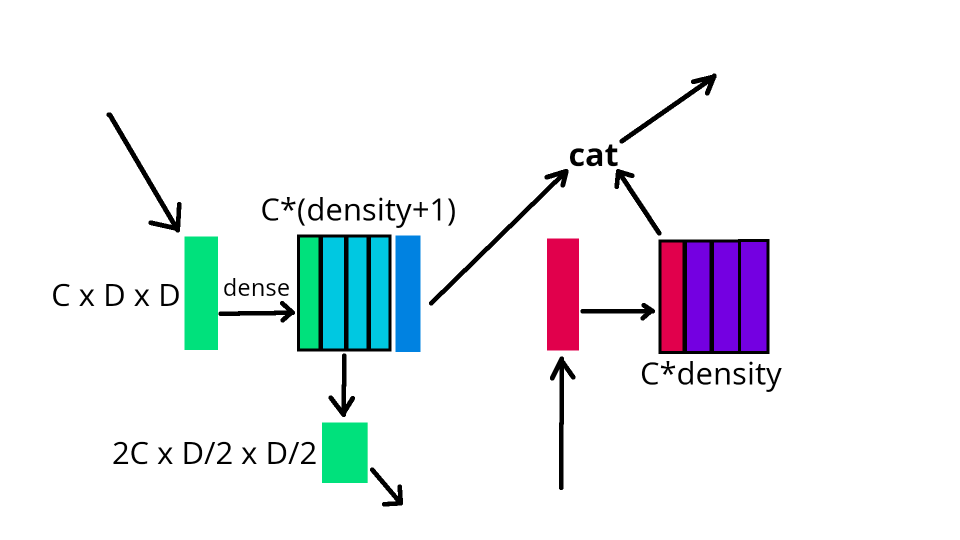
#> input picture dense_arhcitecture.png, 1920 x 1080 px (shown at 1/2 size)
$ python resize_fruits.py . out
#> lines starting #> are read from the running program, lines starting #| are printed output that depends on the picture
#!/bin/env python
from PIL import Image
import os
import sys

def resize_pic(file):
#> called with file = './dense_arhcitecture.png'
    with Image.open(file) as img:
#> img is the input picture: PIL image 1920x1080 RGBA; mean R, G, B, A 236.3, 238.9, 242.3, 255
        img = Image.open(file)
        blacken_white(img)
        img = pad_to_square(img)
        final_size = (64, 64)
        img = img.resize(final_size)
        return img

def blacken_white(img):
    for i in range(img.size[0]):
        for j in range(img.size[1]):
            data = img.getpixel((i,j))
            if (data[0] == 255 and data[1] == 255 and data[2] == 255):
                img.putpixel((i,j), (0,0,0))
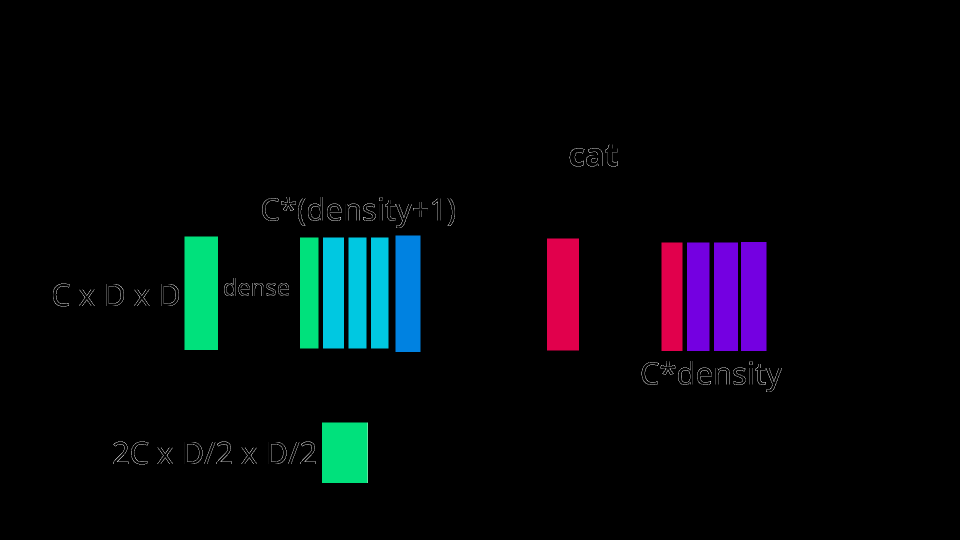
#> img: PIL image 1920x1080 RGBA (shown at 1/2 size); mean R, G, B, A 4.9, 7.5, 10.9, 255

def pad_to_square(img):
    size = img.size
#> size = (1920, 1080)
    if size[0] == size[1]:
        res = Image.new(img.mode, size, (0,0,0))
        res.paste(img, (0,0))
    elif size[0] > size[1]:
        diff = size[0] - size[1]
#> diff = 840
        top = diff//2
#> top = 420
        # bottom = size[1] - top - (diff % 2)
        res = Image.new(img.mode, (size[0], size[0]), (0,0,0))
        res.paste(img, (0, top))
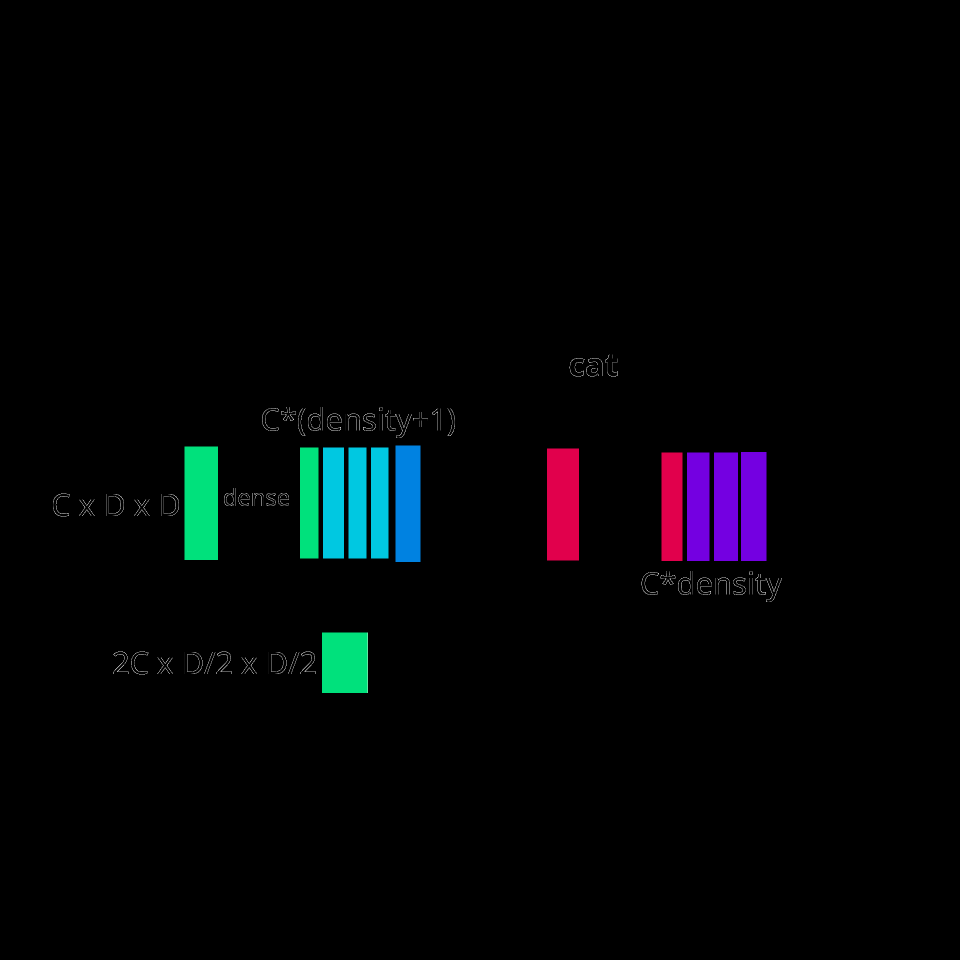
#> res: PIL image 1920x1920 RGBA (shown at 1/2 size); mean R, G, B, A 2.8, 4.2, 6.1, 255
    else:
        diff = size[1] - size[0]
        left = diff // 2
        # right = size[0] - left - (diff % 2)
        res = Image.new(img.mode, (size[1], size[1]), (0,0,0))
        res.paste(img, (left, 0))
    return res

in_dir = sys.argv[1]
if in_dir[-1] != '/':
    in_dir += '/'
out_dir = sys.argv[2]
if out_dir[-1] != '/':
    out_dir += '/'

if __name__ == "__main__":
    for _, _, files in os.walk(in_dir):
        for file in files:
            pic = resize_pic(in_dir + file)
#> in resize_pic, `img = img.resize(final_size)`:
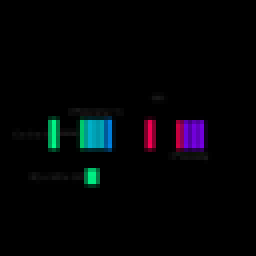
#> img: PIL image 64x64 RGBA (shown 4 times larger); mean R, G, B, A 2.8, 4.3, 6.2, 255
#> (the run stopped early here; a loop or call above may not have finished)
